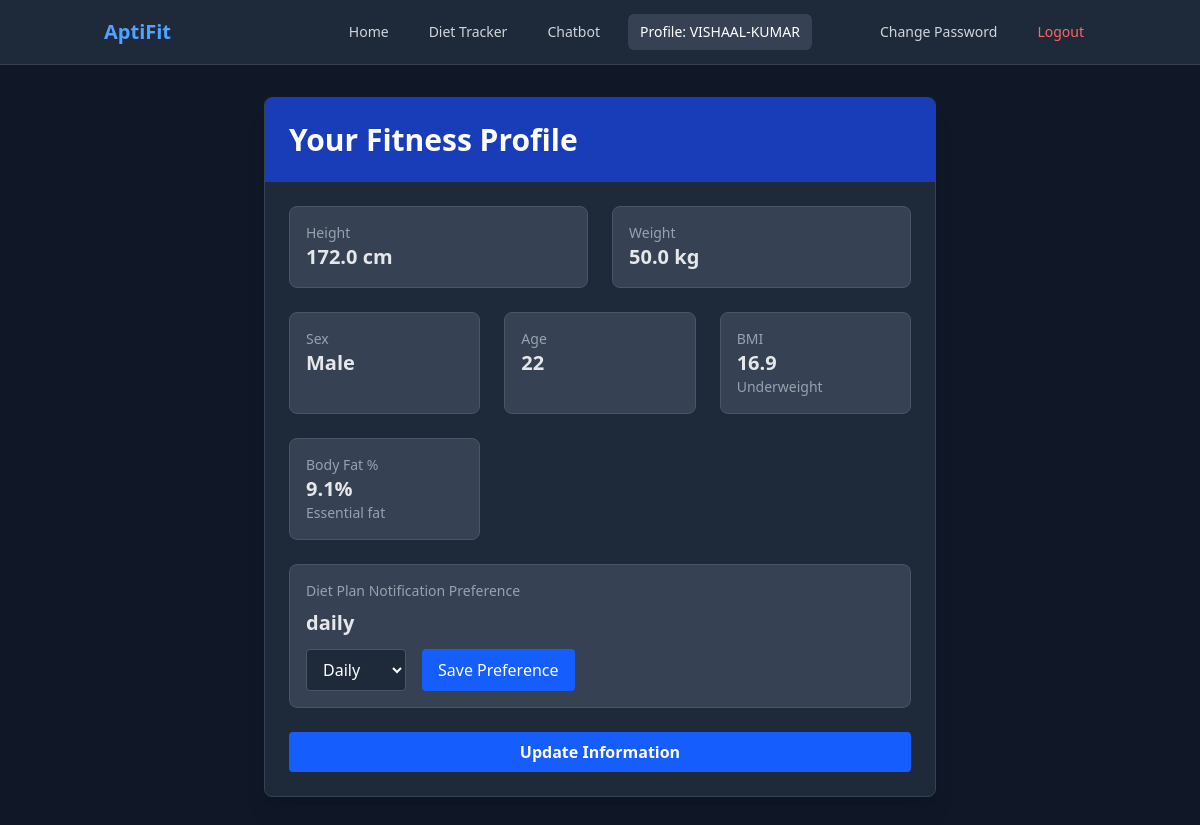
Before: /profile/ (signed in) with the older database file.
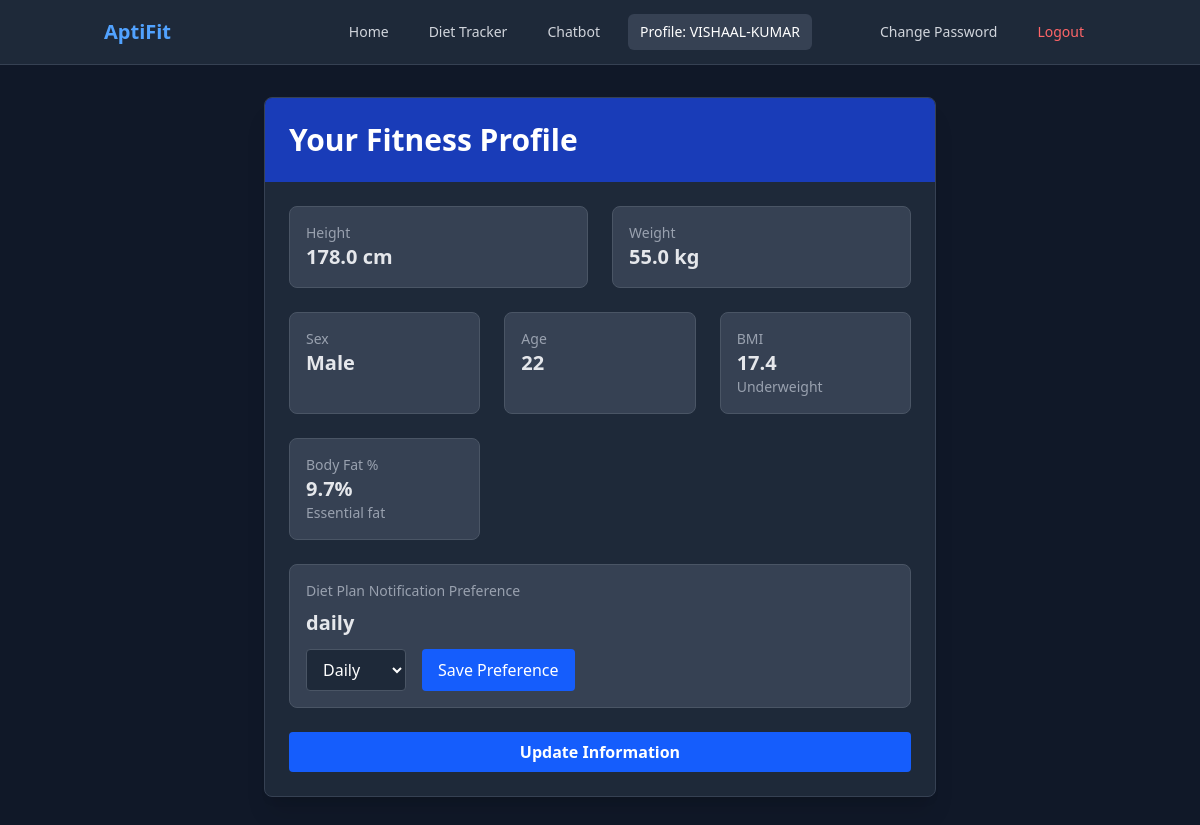
After: the same page with the newer database file.
### fitness/models.py (models this page shows, shortened)
class UserProfile(models.Model):
    NOTIFICATION_CHOICES = [
        ('daily', 'Daily'),
        ('weekly', 'Weekly'),
        ('none', 'None'),
    ]
    user = models.OneToOneField(User, on_delete=models.CASCADE)
    last_password_change = models.DateTimeField(auto_now=True)
    phone_number = models.CharField(max_length=15, blank=True, null=True)
    height = models.FloatField(blank=True, null=True)  # in cm
    weight = models.FloatField(blank=True, null=True)  # in kg
    sex = models.CharField(max_length=10, blank=True, null=True)
    age = models.IntegerField(blank=True, null=True)  # add age field
    notification_preference = models.CharField(
        max_length=10,
        choices=NOTIFICATION_CHOICES,
        default='none'
    )
    @property
    def bmi(self):
        if self.height and self.weight:
            height_m = self.height / 100
            return round(self.weight / (height_m * height_m), 1)
        return None
    @property
    def bmi_category(self):
        bmi = self.bmi
        if bmi is None:
            return None
        elif bmi < 18.5:
            return "Underweight"
        elif bmi < 25:
            return "Normal weight"
        elif bmi < 30:
            return "Overweight"
        else:
            return "Obese"
    @property
    def body_fat(self):
        bmi = self.bmi
        if bmi is None or not self.sex or not self.age:
            return None
        if self.sex.lower() == "male":
            return round(1.20 * bmi + 0.23 * self.age - 10.8 * 1 - 5.4, 1)
        else:
            return round(1.20 * bmi + 0.23 * self.age - 10.8 * 0 - 5.4, 1)
    @property
    def body_fat_category(self):
        bf = self.body_fat
        if bf is None or not self.sex:
            return None
        if self.sex.lower() == "male":
            if bf < 10:
                return "Essential fat"
            elif bf < 14:
                return "Athletes"
            elif bf < 21:
                return "Fitness"
            elif bf < 25:
                return "Average"
            else:
                return "Obese"

### fitness/views.py (the view, shortened to what this page needs)
# urls.py: path('profile/', views.profile, name='profile'),
@login_required
def profile(request):
    user_profile = request.user.userprofile
    missing_fields = []
    if not user_profile.height:
        missing_fields.append("height")
    if not user_profile.weight:
        missing_fields.append("weight")
    if not user_profile.sex:
        missing_fields.append("sex")
    if not user_profile.age:
        missing_fields.append("age")
    user_has_data = not missing_fields
    if missing_fields:
        missing_fields_message = "Your profile is incomplete. Please add your " + \
            ", ".join(missing_fields) + "."
    else:
        missing_fields_message = None
    context = {
        'user_has_data': user_has_data,
        'notification_preference': user_profile.notification_preference,
        'missing_fields_message': missing_fields_message,
        'missing_fields': missing_fields,
    }
    if user_has_data:
        context.update({
            'height': user_profile.height,
            'weight': user_profile.weight,
            'sex': user_profile.sex,
            'age': user_profile.age,
            'bmi': user_profile.bmi,
            'bmi_category': user_profile.bmi_category,
            'body_fat': user_profile.body_fat,
            'body_fat_category': user_profile.body_fat_category,
        })
    return render(request, 'fitness/profile.html', context)

### fitness/templates/fitness/profile.html (shortened to what the changed rows need)
<!DOCTYPE html>
<html lang="en">
  <head>
    <script src="https://cdn.jsdelivr.net/npm/@tailwindcss/browser@4"></script>
  </head>
  <body class="bg-gray-900 min-h-screen text-gray-200">
    <div class="container mx-auto px-4 py-8">
      <div class="max-w-2xl mx-auto bg-gray-800 rounded-lg shadow-xl overflow-hidden border border-gray-700">
        <div class="bg-blue-800 text-white p-6">
          <h1 class="text-2xl md:text-3xl font-bold">Your Fitness Profile</h1>
        </div>
        <div class="p-6">
          {% if user_has_data %}
          <div class="space-y-6">
            <div class="grid grid-cols-1 md:grid-cols-2 gap-6">
              <div class="bg-gray-700 p-4 rounded-lg border border-gray-600">
                <h3 class="text-gray-400 text-sm font-medium">Height</h3>
                <p class="text-xl font-semibold">{{ height }} cm</p>
              </div>
              <div class="bg-gray-700 p-4 rounded-lg border border-gray-600">
                <h3 class="text-gray-400 text-sm font-medium">Weight</h3>
                <p class="text-xl font-semibold">{{ weight }} kg</p>
              </div>
            </div>
            <div class="grid grid-cols-1 md:grid-cols-3 gap-6">
              <div class="bg-gray-700 p-4 rounded-lg border border-gray-600">
                <h3 class="text-gray-400 text-sm font-medium">Sex</h3>
                <p class="text-xl font-semibold">{{ sex|title }}</p>
              </div>
              <div class="bg-gray-700 p-4 rounded-lg border border-gray-600">
                <h3 class="text-gray-400 text-sm font-medium">Age</h3>
                <p class="text-xl font-semibold">{{ age }}</p>
              </div>
              <div class="bg-gray-700 p-4 rounded-lg border border-gray-600">
                <h3 class="text-gray-400 text-sm font-medium">BMI</h3>
                <p class="text-xl font-semibold">{{ bmi }}</p>
                <p class="text-sm text-gray-400">{{ bmi_category }}</p>
              </div>
            </div>
            <div class="grid grid-cols-1 md:grid-cols-3 gap-6">
              <div class="bg-gray-700 p-4 rounded-lg border border-gray-600">
                <h3 class="text-gray-400 text-sm font-medium">Body Fat %</h3>
                <p class="text-xl font-semibold">{{ body_fat }}%</p>
                <p class="text-sm text-gray-400">{{ body_fat_category }}</p>
              </div>
            </div>
            <div class="bg-gray-700 p-4 rounded-lg border border-gray-600">
              <h3 class="text-gray-400 text-sm font-medium mb-2">Diet Plan Notification Preference</h3>
              <p class="text-xl font-semibold">{{ notification_preference|default:"Not set" }}</p>
              <div class="mt-3">
                <form method="post" action="{% url 'save_notification_preference' %}" class="flex space-x-4">
                  <select name="notification_preference" class="bg-gray-800 text-white border border-gray-600 rounded px-3 py-2 focus:outline-none focus:ring-2 focus:ring-blue-500">
                    <option value="daily" {% if notification_preference == 'daily' %}selected{% endif %}>Daily</option>
                  </select>
                  <button type="submit" class="bg-blue-600 hover:bg-blue-700 text-white px-4 py-2 rounded transition duration-300">
                    Save Preference
                  </button>
                </form>
              </div>
            </div>
            <a href="{% url 'update_profile' %}" class="block w-full md:w-auto text-center bg-blue-600 hover:bg-blue-700 text-white font-bold py-2 px-4 rounded transition duration-300">
              Update Information
            </a>
          </div>
          {% endif %}
        </div>
      </div>
    </div>
  </body>
</html>

Changed rows visible on the page:
changed UserProfile "Male": height "172.0" → "178.0"; weight "50.0" → "55.0"
Other visible differences:
{{ bmi }}: "16.9" → "17.4"
{{ body_fat }}: "9.1" → "9.7"
